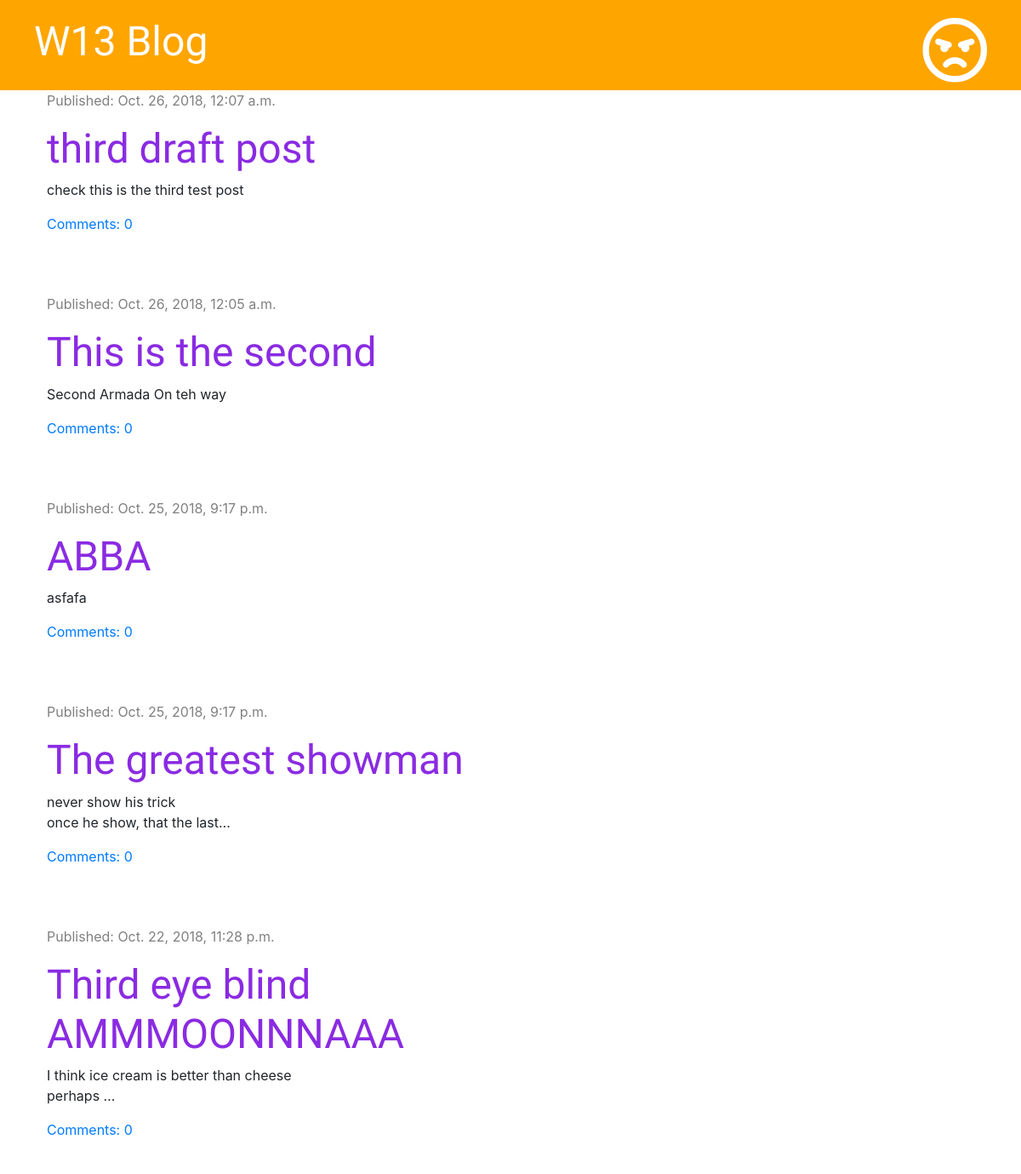
Before: / (upper part) with the older database file.
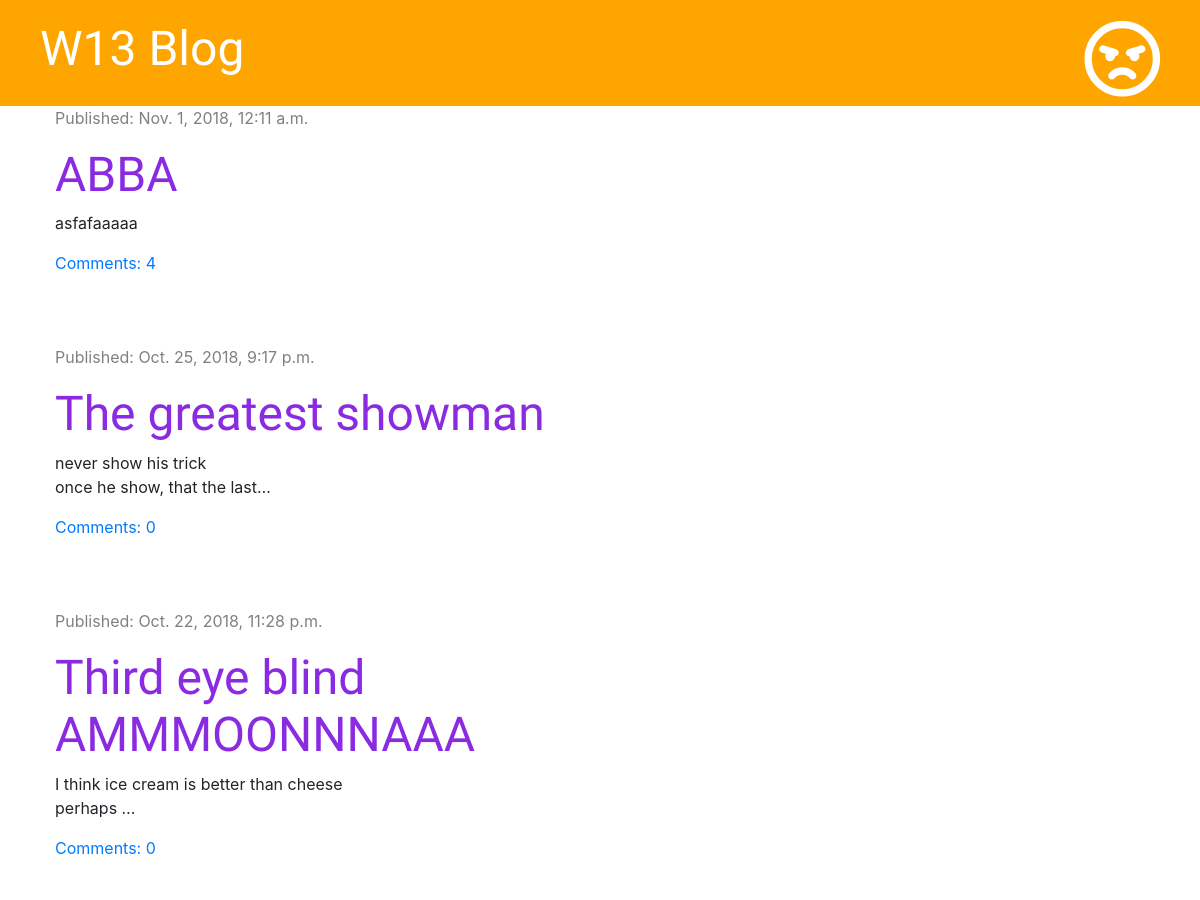
After: the same page with the newer database file.
### blog/models.py (models this page shows, shortened)
class Post(models.Model):
    author = models.ForeignKey('auth.User', on_delete=models.CASCADE)
    title = models.CharField(max_length = 200)
    text = models.TextField()
    created_date = models.DateTimeField(default = timezone.now)
    published_date = models.DateTimeField(blank = True, null = True)
    def approved_comments(self):
        return self.comments.filter(approved=True)

### blog/views.py (the view)
# urls.py: path('',views.post_list,name='post_list'),
def post_list(request):
    posts = Post.objects.filter(published_date__lte = timezone.now()).order_by('-published_date')
    stuff_for_frontend = {'posts' : posts}
    return render(request, 'blog/post_list.html',stuff_for_frontend)

### blog/templates/blog/post_list.html (shortened to what this page needs)
{% extends 'blog/base.html' %}
{% block content %}
    {% for post in posts %}
        <div class="post">
            <div class="date">
                <p>Published: {{ post.published_date }}</p>
            </div>
            <h1><a href="{% url 'post_detail' pk=post.pk %}">{{ post.title }}</a></h1>
            <p>{{ post.text|truncatechars:50|linebreaksbr }}</p>
            <a href="{% url 'post_detail' pk=post.pk %}">Comments: {{ post.approved_comments.count }}</a>
            <br>
        </div>
    {% endfor %}
{% endblock %}

Changed rows visible on the page:
removed Post: published_date "Oct. 26, 2018, 12:07 a.m.", title "third draft post", text "check this is the third test post", approved_comments.count "0"
removed Post: published_date "Oct. 26, 2018, 12:05 a.m.", title "This is the second", text "Second Armada On teh way", approved_comments.count "0"
changed Post "ABBA": published_date "Oct. 25, 2018, 9:17 p.m." → "Nov. 1, 2018, 12:11 a.m."; text "asfafa" → "asfafaaaaa"; approved_comments.count "0" → "4"
